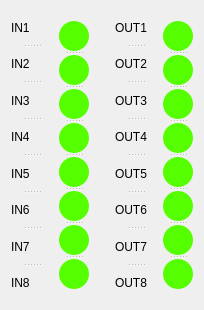
<?xml version="1.0" encoding="UTF-8"?>
<ui version="4.0">
 <class>Dialog</class>
 <widget class="QDialog" name="Dialog">
  <property name="geometry">
   <rect>
    <x>0</x>
    <y>0</y>
    <width>204</width>
    <height>310</height>
   </rect>
  </property>
  <property name="minimumSize">
   <size>
    <width>204</width>
    <height>310</height>
   </size>
  </property>
  <property name="maximumSize">
   <size>
    <width>204</width>
    <height>310</height>
   </size>
  </property>
  <property name="windowTitle">
   <string>I/O Monitor</string>
  </property>
  <layout class="QGridLayout" name="gridLayout">
   <item row="0" column="3">
    <widget class="QSplitter" name="splitter_3">
     <property name="orientation">
      <enum>Qt::Vertical</enum>
     </property>
     <widget class="QLabel" name="label_9">
      <property name="text">
       <string>OUT1</string>
      </property>
     </widget>
     <widget class="QLabel" name="label_10">
      <property name="text">
       <string>OUT2</string>
      </property>
     </widget>
     <widget class="QLabel" name="label_11">
      <property name="text">
       <string>OUT3</string>
      </property>
     </widget>
     <widget class="QLabel" name="label_12">
      <property name="text">
       <string>OUT4</string>
      </property>
     </widget>
     <widget class="QLabel" name="label_13">
      <property name="text">
       <string>OUT5</string>
      </property>
     </widget>
     <widget class="QLabel" name="label_14">
      <property name="text">
       <string>OUT6</string>
      </property>
     </widget>
     <widget class="QLabel" name="label_15">
      <property name="text">
       <string>OUT7</string>
      </property>
     </widget>
     <widget class="QLabel" name="label_16">
      <property name="text">
       <string>OUT8</string>
      </property>
     </widget>
    </widget>
   </item>
   <item row="0" column="1">
    <widget class="QSplitter" name="splitter">
     <property name="orientation">
      <enum>Qt::Vertical</enum>
     </property>
     <widget class="QLabel" name="DI01">
      <property name="maximumSize">
       <size>
        <width>30</width>
        <height>30</height>
       </size>
      </property>
      <property name="styleSheet">
       <string notr="true">background-color: rgb(85, 255, 0);
border-radius:15px;
</string>
      </property>
      <property name="text">
       <string/>
      </property>
      <property name="alignment">
       <set>Qt::AlignCenter</set>
      </property>
     </widget>
     <widget class="QLabel" name="DI02">
      <property name="maximumSize">
       <size>
        <width>30</width>
        <height>30</height>
       </size>
      </property>
      <property name="styleSheet">
       <string notr="true">background-color: rgb(85, 255, 0);
border-radius:15px;
</string>
      </property>
      <property name="text">
       <string/>
      </property>
      <property name="alignment">
       <set>Qt::AlignCenter</set>
      </property>
     </widget>
     <widget class="QLabel" name="DI03">
      <property name="maximumSize">
       <size>
        <width>30</width>
        <height>30</height>
       </size>
      </property>
      <property name="styleSheet">
       <string notr="true">background-color: rgb(85, 255, 0);
border-radius:15px;
</string>
      </property>
      <property name="text">
       <string/>
      </property>
      <property name="alignment">
       <set>Qt::AlignCenter</set>
      </property>
     </widget>
     <widget class="QLabel" name="DI04">
      <property name="maximumSize">
       <size>
        <width>30</width>
        <height>30</height>
       </size>
      </property>
      <property name="styleSheet">
       <string notr="true">background-color: rgb(85, 255, 0);
border-radius:15px;
</string>
      </property>
      <property name="text">
       <string/>
      </property>
      <property name="alignment">
       <set>Qt::AlignCenter</set>
      </property>
     </widget>
     <widget class="QLabel" name="DI05">
      <property name="maximumSize">
       <size>
        <width>30</width>
        <height>30</height>
       </size>
      </property>
      <property name="styleSheet">
       <string notr="true">background-color: rgb(85, 255, 0);
border-radius:15px;
</string>
      </property>
      <property name="text">
       <string/>
      </property>
      <property name="alignment">
       <set>Qt::AlignCenter</set>
      </property>
     </widget>
     <widget class="QLabel" name="DI06">
      <property name="maximumSize">
       <size>
        <width>30</width>
        <height>30</height>
       </size>
      </property>
      <property name="styleSheet">
       <string notr="true">background-color: rgb(85, 255, 0);
border-radius:15px;
</string>
      </property>
      <property name="text">
       <string/>
      </property>
      <property name="alignment">
       <set>Qt::AlignCenter</set>
      </property>
     </widget>
     <widget class="QLabel" name="DI07">
      <property name="maximumSize">
       <size>
        <width>30</width>
        <height>30</height>
       </size>
      </property>
      <property name="styleSheet">
       <string notr="true">background-color: rgb(85, 255, 0);
border-radius:15px;
</string>
      </property>
      <property name="text">
       <string/>
      </property>
      <property name="alignment">
       <set>Qt::AlignCenter</set>
      </property>
     </widget>
     <widget class="QLabel" name="DI08">
      <property name="maximumSize">
       <size>
        <width>30</width>
        <height>30</height>
       </size>
      </property>
      <property name="styleSheet">
       <string notr="true">background-color: rgb(85, 255, 0);
border-radius:15px;
</string>
      </property>
      <property name="text">
       <string/>
      </property>
      <property name="alignment">
       <set>Qt::AlignCenter</set>
      </property>
     </widget>
    </widget>
   </item>
   <item row="0" column="0">
    <widget class="QSplitter" name="splitter_2">
     <property name="orientation">
      <enum>Qt::Vertical</enum>
     </property>
     <widget class="QLabel" name="label">
      <property name="text">
       <string>IN1</string>
      </property>
     </widget>
     <widget class="QLabel" name="label_2">
      <property name="text">
       <string>IN2</string>
      </property>
     </widget>
     <widget class="QLabel" name="label_3">
      <property name="text">
       <string>IN3</string>
      </property>
     </widget>
     <widget class="QLabel" name="label_4">
      <property name="text">
       <string>IN4</string>
      </property>
     </widget>
     <widget class="QLabel" name="label_5">
      <property name="text">
       <string>IN5</string>
      </property>
     </widget>
     <widget class="QLabel" name="label_6">
      <property name="text">
       <string>IN6</string>
      </property>
     </widget>
     <widget class="QLabel" name="label_7">
      <property name="text">
       <string>IN7</string>
      </property>
     </widget>
     <widget class="QLabel" name="label_8">
      <property name="text">
       <string>IN8</string>
      </property>
     </widget>
    </widget>
   </item>
   <item row="0" column="4">
    <widget class="QSplitter" name="splitter_4">
     <property name="orientation">
      <enum>Qt::Vertical</enum>
     </property>
     <widget class="QLabel" name="DO01">
      <property name="maximumSize">
       <size>
        <width>30</width>
        <height>30</height>
       </size>
      </property>
      <property name="styleSheet">
       <string notr="true">background-color: rgb(85, 255, 0);
border-radius:15px;
</string>
      </property>
      <property name="text">
       <string/>
      </property>
      <property name="alignment">
       <set>Qt::AlignCenter</set>
      </property>
     </widget>
     <widget class="QLabel" name="DO02">
      <property name="maximumSize">
       <size>
        <width>30</width>
        <height>30</height>
       </size>
      </property>
      <property name="styleSheet">
       <string notr="true">background-color: rgb(85, 255, 0);
border-radius:15px;
</string>
      </property>
      <property name="text">
       <string/>
      </property>
      <property name="alignment">
       <set>Qt::AlignCenter</set>
      </property>
     </widget>
     <widget class="QLabel" name="DO03">
      <property name="maximumSize">
       <size>
        <width>30</width>
        <height>30</height>
       </size>
      </property>
      <property name="styleSheet">
       <string notr="true">background-color: rgb(85, 255, 0);
border-radius:15px;
</string>
      </property>
      <property name="text">
       <string/>
      </property>
      <property name="alignment">
       <set>Qt::AlignCenter</set>
      </property>
     </widget>
     <widget class="QLabel" name="DO04">
      <property name="maximumSize">
       <size>
        <width>30</width>
        <height>30</height>
       </size>
      </property>
      <property name="styleSheet">
       <string notr="true">background-color: rgb(85, 255, 0);
border-radius:15px;
</string>
      </property>
      <property name="text">
       <string/>
      </property>
      <property name="alignment">
       <set>Qt::AlignCenter</set>
      </property>
     </widget>
     <widget class="QLabel" name="DO05">
      <property name="maximumSize">
       <size>
        <width>30</width>
        <height>30</height>
       </size>
      </property>
      <property name="styleSheet">
       <string notr="true">background-color: rgb(85, 255, 0);
border-radius:15px;
</string>
      </property>
      <property name="text">
       <string/>
      </property>
      <property name="alignment">
       <set>Qt::AlignCenter</set>
      </property>
     </widget>
     <widget class="QLabel" name="DO06">
      <property name="maximumSize">
       <size>
        <width>30</width>
        <height>30</height>
       </size>
      </property>
      <property name="styleSheet">
       <string notr="true">background-color: rgb(85, 255, 0);
border-radius:15px;
</string>
      </property>
      <property name="text">
       <string/>
      </property>
      <property name="alignment">
       <set>Qt::AlignCenter</set>
      </property>
     </widget>
     <widget class="QLabel" name="DO07">
      <property name="maximumSize">
       <size>
        <width>30</width>
        <height>30</height>
       </size>
      </property>
      <property name="styleSheet">
       <string notr="true">background-color: rgb(85, 255, 0);
border-radius:15px;
</string>
      </property>
      <property name="text">
       <string/>
      </property>
      <property name="alignment">
       <set>Qt::AlignCenter</set>
      </property>
     </widget>
     <widget class="QLabel" name="DO08">
      <property name="maximumSize">
       <size>
        <width>30</width>
        <height>30</height>
       </size>
      </property>
      <property name="styleSheet">
       <string notr="true">background-color: rgb(85, 255, 0);
border-radius:15px;
</string>
      </property>
      <property name="text">
       <string/>
      </property>
      <property name="alignment">
       <set>Qt::AlignCenter</set>
      </property>
     </widget>
    </widget>
   </item>
   <item row="0" column="2">
    <spacer name="horizontalSpacer">
     <property name="orientation">
      <enum>Qt::Horizontal</enum>
     </property>
     <property name="sizeType">
      <enum>QSizePolicy::Fixed</enum>
     </property>
     <property name="sizeHint" stdset="0">
      <size>
       <width>20</width>
       <height>20</height>
      </size>
     </property>
    </spacer>
   </item>
  </layout>
 </widget>
 <resources/>
 <connections/>
</ui>
